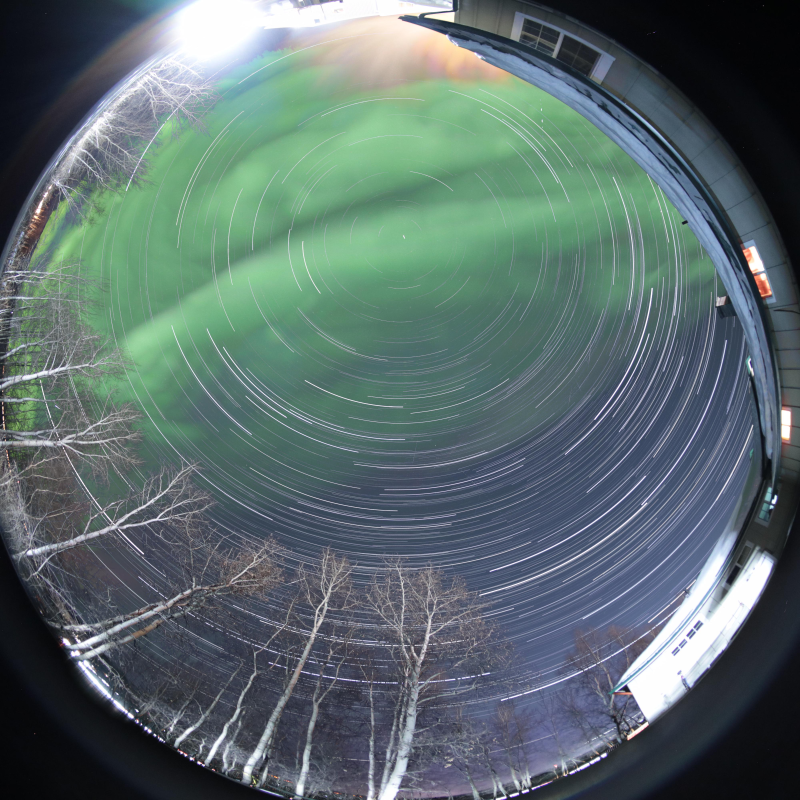
#> input picture 2024-03-13-auroreye07.jpg, 4000 x 4000 px (shown at 1/5 size)
$ python polarwarp.py --path 2024-03-13-auroreye07.jpg
#> lines starting #> are read from the running program, lines starting #| are printed output that depends on the picture
import cv2
import numpy as np
import argparse
import os

PI = np.pi

def annulus_warp(src_path: str, angular_coverage: float, inner_diameter: int, outer_diameter: int, padding: int) -> None:
    """
    Performs a custom polar warp (rectangle to annulus) with explicit inner/outer diameters,
    using precise conditional mapping for seamless 360-degree closure.
    """
#> called with src_path = '2024-03-13-auroreye07.jpg', angular_coverage = 360, inner_diameter = 800, outer_diameter = 1000, padding = 0
    # 1. Load the image and validate
    src = cv2.imread(src_path, cv2.IMREAD_COLOR)
#> src is the input picture: shape (4000, 4000, 3); mean B, G, R 108.5, 108.5, 90.6
    if src is None:
        print(f"Error: Could not load image from {src_path}. Check if the file exists and is a valid image.")
        return

    H_in, W_in = src.shape[:2]
#> H_in = 4000; W_in = 4000

    # 2. Define Geometry and Canvas

    R_inner = inner_diameter // 2
    R_outer = outer_diameter // 2

    if R_outer <= R_inner:
        print("Error: Outer diameter must be larger than the inner diameter.")
        return

    # Canvas size: diameter of the outer ring plus padding
    final_size = outer_diameter + 2 * padding
    C = final_size // 2  # Center coordinate

    # Angular mapping (in radians)
    angular_radians = angular_coverage * (PI / 180.0)

    # Calculate the starting angle offset needed to center the arc at the top (PI/2).
    excluded_angle = (2 * PI) - angular_radians
    A_start = excluded_angle / 2.0

    # Check for the 360 case precisely
    is_full_circle = (angular_coverage >= 359.99)

    # 3. Create the Inverse Coordinate Map

    print(f"Generating precise map for {W_in}x{H_in} image to {angular_coverage}° annulus...")
#> (printed output is left out)

    Y, X = np.mgrid[0:final_size, 0:final_size]

    R = np.sqrt((X - C)**2 + (Y - C)**2)
    Theta = np.arctan2(Y - C, X - C)
    Theta[Theta < 0] += 2 * PI

    # 3a. Source Y-coordinate (Radial Mapping) - UNCHANGED
    R_norm = (R - R_inner) / (R_outer - R_inner)
    Y_s = H_in * (1 - R_norm)

    # 3b. Source X-coordinate (Angular Mapping) - PRECISE CONDITIONAL LOGIC

    if is_full_circle:
        # For a full 360-degree circle, map the entire 2*PI range to [0, W_in].
        # This ignores A_start and ensures perfect wrap-around.
        X_s = (Theta / (2 * PI)) * W_in

        # Since we use Theta and not Theta_shifted, the angular mask needs to cover everything
        Theta_shifted = None # Placeholder, not used for mapping or masking below
        mask_angular = np.full_like(R, True, dtype=bool)
    else:
        # For a partial arc, use the shifted and scaled method.
        Theta_shifted = Theta - A_start
        Theta_shifted[Theta_shifted < 0] += 2 * PI

        X_s = (Theta_shifted / angular_radians) * W_in
        mask_angular = (Theta_shifted >= 0) & (Theta_shifted <= angular_radians)

    # 4. Define Final Maps and Mask

    # Combine X and Y maps into the required CV_32FC2 format
    map_xy = np.stack((X_s, Y_s), axis=-1).astype(np.float32)

    # Define the final mask conditions
    mask_radial = (R >= R_inner) & (R <= R_outer)
    final_mask_bool = mask_radial & mask_angular

    # 5. Apply the Transformation (Remapping)

    print("Applying remapping and interpolation...")

    # The cv2.remap function performs the final high-performance pixel sampling.
    temp_circular_image = cv2.remap(
        src,
        map_xy,
        None,
        interpolation=cv2.INTER_LINEAR,
        borderMode=cv2.BORDER_CONSTANT,
        borderValue=(0, 0, 0) # Black where outside the source coordinates
    )
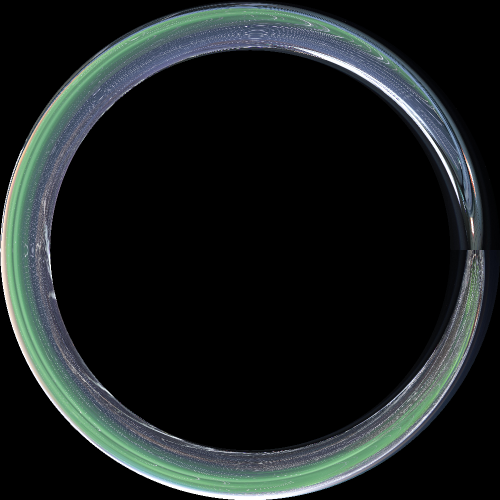
#> temp_circular_image: shape (1000, 1000, 3) (shown at 1/2 size); mean B, G, R 30.8, 31, 25.8

    # 6. Create Final Transparent PNG

    # Create the Alpha channel based on the boolean mask
    alpha = np.zeros((final_size, final_size), dtype=np.uint8)
    alpha[final_mask_bool] = 255

    # Combine the color (BGR) and the alpha channels
    b, g, r = cv2.split(temp_circular_image)
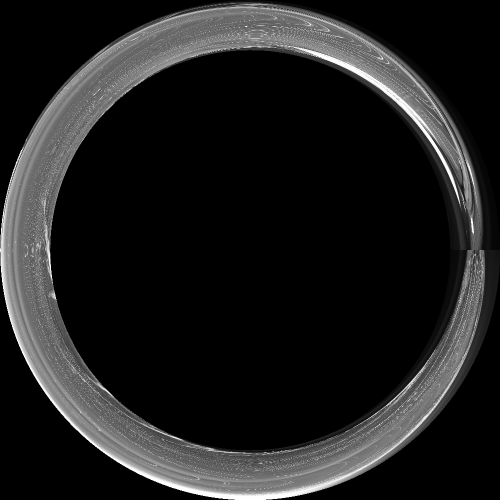
#> b: shape (1000, 1000) (shown at 1/2 size); min 0, max 255, mean 30.8
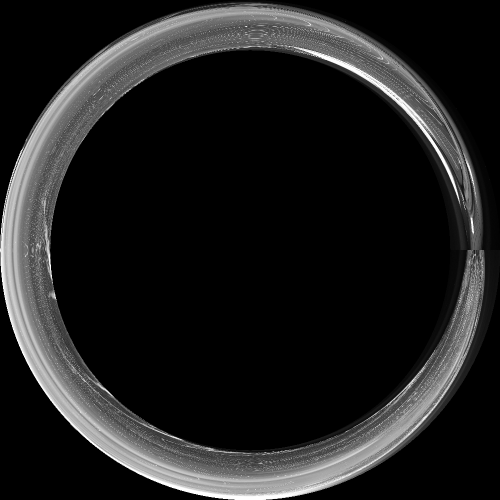
#> g: shape (1000, 1000) (shown at 1/2 size); min 0, max 255, mean 31
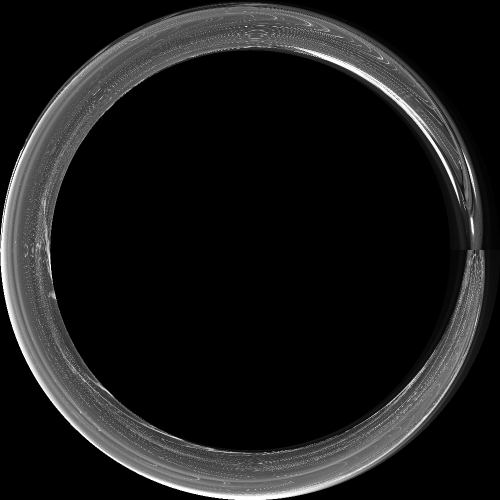
#> r: shape (1000, 1000) (shown at 1/2 size); min 0, max 255, mean 25.8
    final_ring_bgr_a = cv2.merge([b, g, r, alpha])
    final_ring_bgr_a = cv2.rotate(final_ring_bgr_a, cv2.ROTATE_90_COUNTERCLOCKWISE)
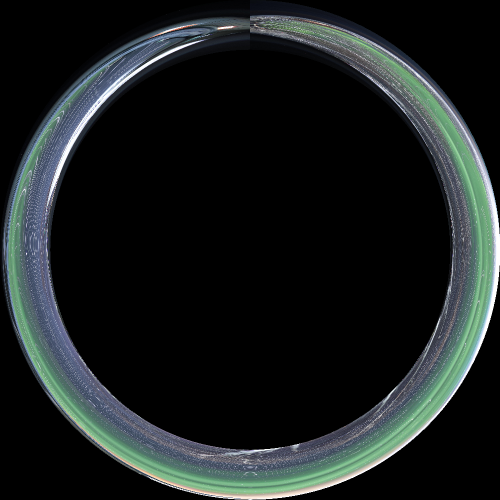
#> final_ring_bgr_a: shape (1000, 1000, 4) (shown at 1/2 size); mean B, G, R, A 30.8, 31, 25.8, 72.1

    print("Warp and transparency complete.")

    # 7. Save the output
    dirname = os.path.dirname(src_path)
    basename, _ = os.path.splitext(os.path.basename(src_path))

    output_filename = f"ring_output_{basename}_a{int(angular_coverage)}_i{inner_diameter}_o{outer_diameter}_p{padding}.png"
    output_filename = "keogram_annular.png"
    output_path = os.path.join(dirname, output_filename)

    if cv2.imwrite(output_path, final_ring_bgr_a, [cv2.IMWRITE_PNG_COMPRESSION, 3]):
        print(f"Output saved successfully to: {output_path}")
    else:
        print(f"Error: Failed to save the output image to {output_path}")

# CLI Setup
def main():
    """Main function to handle command-line arguments."""
    parser = argparse.ArgumentParser(
        description="Perform a custom polar warp (rectangle to sector ring) with explicit inner/outer diameters.",
        formatter_class=argparse.RawTextHelpFormatter
    )

    parser.add_argument('--path', required=True, help="Path to the input rectangular image file.")

    parser.add_argument(
        '--angle', type=float, default=360.0,
        help="The angle in degrees (e.g., 260) that the input image width maps to (default: 359.0). Use 360 for a seamless circle."
    )

    parser.add_argument(
        '--inner-diameter', type=int, default=800,
        help="The inner diameter in pixels of the ring (default: 800)."
    )

    parser.add_argument(
        '--outer-diameter', type=int, default=1000,
        help="The outer diameter in pixels of the ring."
    )

    parser.add_argument(
        '--padding', type=int, default=0,
        help="Number of transparent pixels to pad around the outside of the ring (default: 0)."
    )

    args = parser.parse_args()

    if args.inner_diameter <= 0 or args.outer_diameter <= 0 or args.padding < 0 or args.angle <= 0 or args.angle > 360:
        print("Error: Invalid diameter, padding, or angle values.")
        return

    if args.inner_diameter >= args.outer_diameter:
        print("Error: The outer diameter must be strictly greater than the inner diameter.")
        return

    annulus_warp(args.path, args.angle, args.inner_diameter, args.outer_diameter, args.padding)

if __name__ == "__main__":
    import argparse
    main()

$ run again, on allblended357-500.jpg
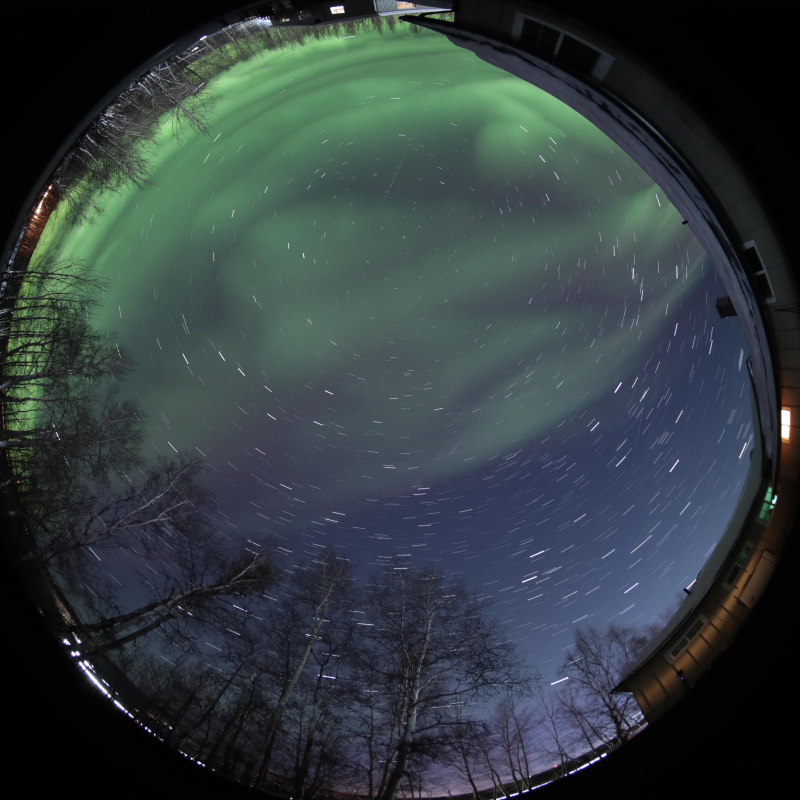
#> input picture allblended357-500.jpg, 4000 x 4000 px (shown at 1/5 size)
#> in annulus_warp, src is the input picture: shape (4000, 4000, 3); mean B, G, R 63.8, 61.5, 50.6
#> (printed output is left out)
#> in annulus_warp, `b, g, r = cv2.split(temp_circular_image)`:
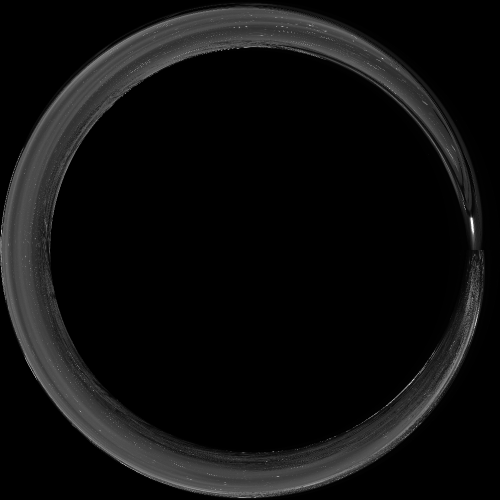
#> r: shape (1000, 1000) (shown at 1/2 size); min 0, max 255, mean 14.4
#> in annulus_warp, `final_ring_bgr_a = cv2.rotate(final_ring_bgr_a, cv2.ROTATE_90_COUNTERC..`:
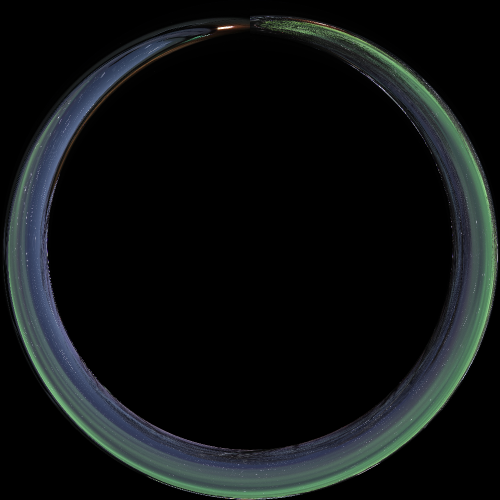
#> final_ring_bgr_a: shape (1000, 1000, 4) (shown at 1/2 size); mean B, G, R, A 18.1, 17.6, 14.4, 72.1
